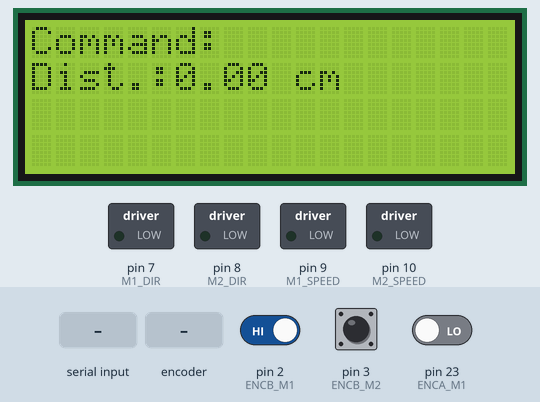
The sketch below on a simulated Arduino Mega 2560, built with avr-gcc and run on an emulated ATmega2560. On the bench: 20×4 character LCD, switched loads named in the sketch (green lamp = pin HIGH). Inputs (shaded band) come from the test bench; at power-on: pin 2 (ENCB_M1) HIGH, pin 3 (ENCB_M2) HIGH, pin 23 (ENCA_M1) LOW. What the sketch prints to the serial monitor is not drawn.

Above: at 1.2 s.
1.3 s: "200\n" received over Serial
4.3 s: pin 2 (ENCB_M1) driven LOW
At 5.2 s:
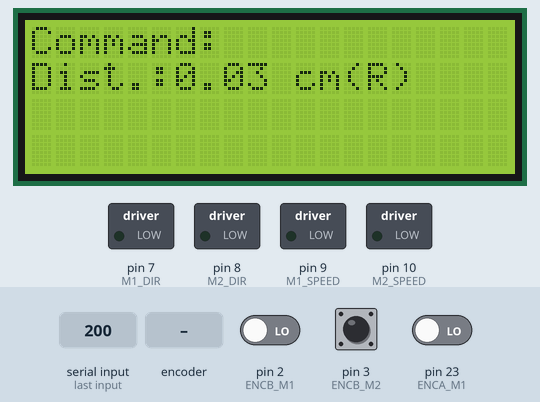
5.8 s: "90:45\n" received over Serial
At 6.6 s:
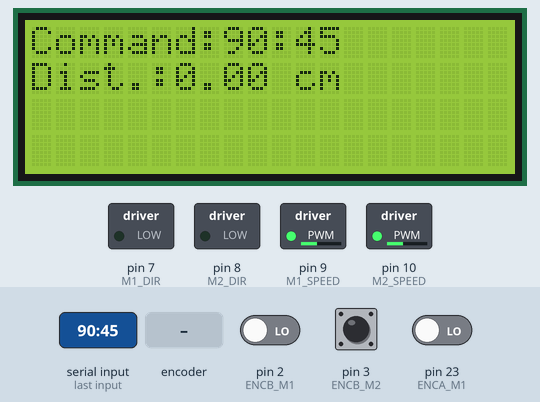
8.8 s: rotary encoder on pin 23 (ENCA_M1) / pin 2 (ENCB_M1) turned 3 steps (first pin leading)
At 9.8 s:
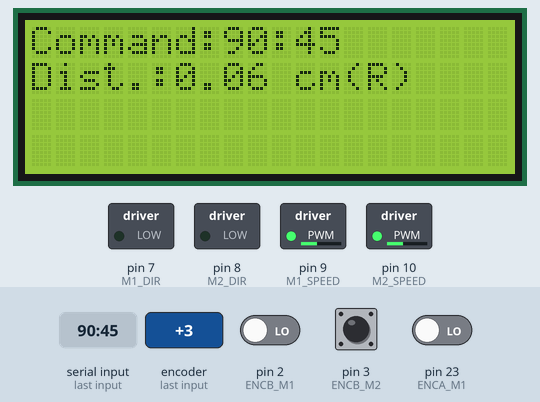
12.4 s: rotary encoder on pin 23 (ENCA_M1) / pin 2 (ENCB_M1) turned 2 steps (second pin leading)
At 13.4 s:
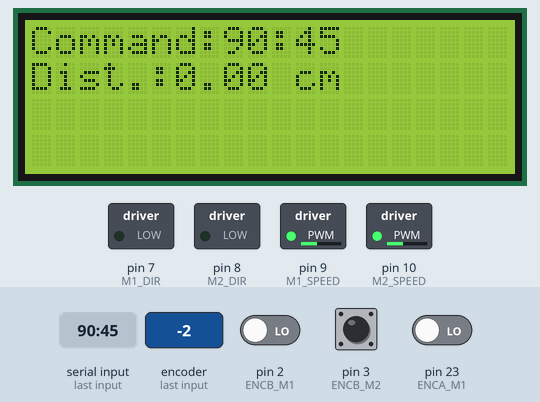
15.8 s: "5\n" received over Serial
Timing chart, 0 to 18.8 s (numbered marks = the images above; inputs shaded):
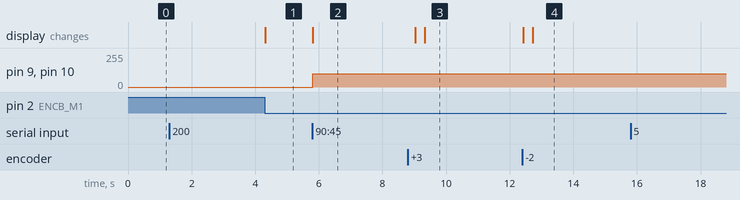

The sketch:

motor_control_encoder_distance_command.ino
```cpp
#include <LiquidCrystal.h>

#define M1_DIR 7          // pin for the direction of motor 1
#define M2_DIR 8          // pin for the direction of motor 2
#define M1_SPEED 9        // pin for the speed of motor 1
#define M2_SPEED 10       // pin for the speed of motor 2
#define JOYSTICK_X A9     // pin for the horizontal position of the joystick
#define JOYSTICK_Y A10    // pin for the vertical position of the joystick
#define ENCA_M1 23        // pin for sensing direction of motor 1
#define ENCB_M1 2         // pin for sensing pulse of motor 1
#define ENCA_M2 24        // pin for sensing direction of motor 2
#define ENCB_M2 3         // pin for sensing pulse of motor 2

int motor_speed = 0;
volatile int pulse = 0;
volatile float distance_cm = 0;

LiquidCrystal lcd (37,36,35,34,33,32);

void setup() {
  pinMode(JOYSTICK_X, INPUT);
  pinMode(JOYSTICK_Y, INPUT);
  pinMode(M1_DIR, OUTPUT);
  pinMode(M2_DIR, OUTPUT);
  pinMode(M1_SPEED, OUTPUT);
  pinMode(M2_SPEED, OUTPUT);
  pinMode(ENCA_M1, INPUT);
  pinMode(ENCA_M2, INPUT);
  pinMode(ENCB_M1, INPUT);
  pinMode(ENCB_M2, INPUT);
  attachInterrupt(digitalPinToInterrupt(ENCB_M1), ISR_ENCB_M1, FALLING);
  attachInterrupt(digitalPinToInterrupt(ENCB_M2), ISR_ENCB_M2, FALLING);
  Serial.begin(9600);
  lcd.begin(20, 4);
  lcd.setCursor(0, 0);
  lcd.print("Command:");
  lcd.setCursor(0, 1);
  lcd.print("Dist.:");
}
String command ="";
String value="";
void loop() {
  lcd.setCursor(8, 0);
  lcd.print("             ");
  lcd.setCursor(8, 0);
  if(command != "" && value!="") {
    lcd.print(command);
    lcd.print(":");
    lcd.print(value);
  }

  lcd.setCursor(6, 1);
  lcd.print("                ");
  lcd.setCursor(6, 1);
  lcd.print(abs(distance_cm));
  lcd.print(" cm");
  if(distance_cm > 0.)
    lcd.print("(F)");
  if(distance_cm < 0.0)
    lcd.print("(R)");
  if(Serial.available() > 0) {
    String text = Serial.readStringUntil('\n');
    int sep_index = text.indexOf(':');
    pulse = 0;
    distance_cm = 0.0;
    if (sep_index != -1) {
      command = text.substring(0, sep_index);
      value = text.substring(sep_index + 1, text.length());
      Serial.print("COMMAND: ");
      Serial.print(command);
      Serial.print("  VALUE: ");
      Serial.println(value);
    } else {
      Serial.println("Invalid coammand:value pair");
    }
  }
  int d = value.toInt();
  if(d > 0) {
    motor_speed = 100;
    digitalWrite(M1_DIR, LOW);
    digitalWrite(M2_DIR, LOW);
    analogWrite(M1_SPEED, motor_speed);
    analogWrite(M2_SPEED, motor_speed);
    if(distance_cm >= float(d)) {
      motor_speed = 0;
      digitalWrite(M1_DIR, HIGH);
      digitalWrite(M2_DIR, HIGH);
      analogWrite(M1_SPEED, motor_speed);
      analogWrite(M2_SPEED, motor_speed);

    }
  } else if(d < 0) {
    motor_speed = 100;
    digitalWrite(M1_DIR, HIGH);
    digitalWrite(M2_DIR, HIGH);
    analogWrite(M1_SPEED, motor_speed);
    analogWrite(M2_SPEED, motor_speed);

    if(distance_cm <= float(d)) {
      motor_speed = 0;
      digitalWrite(M1_DIR, LOW);
      digitalWrite(M2_DIR, LOW);
      analogWrite(M1_SPEED, motor_speed);
      analogWrite(M2_SPEED, motor_speed);
    }
  }


}

// -- End of loop --

// Interrupt-Service Routines (ISRs)
void ISR_ENCB_M1() {
  int dir = digitalRead(ENCA_M1);
  if(dir == HIGH)
    pulse++;
  else
    pulse--;

  distance_cm = (30./1000.) * pulse;
}

void ISR_ENCB_M2() {
  int dir = digitalRead(ENCA_M2);
  if(dir == HIGH)
    pulse++;
  else
    pulse--;
}

// -- End of ISRs --
```

Measured:
- after the input at 1.3 s, every drawn part: stays the same
- after the input at 4.3 s, the display: changes at once (image 1)
- after the input at 5.8 s, pin 9 (M1_SPEED), pin 10 (M2_SPEED): 0/255 → 100/255 at once; the display: changes at once (image 2)
- after the input at 8.8 s, the display: first changes after 0.23 s (image 3 shows a later state)
- after the input at 12.4 s, the display: first changes at once (image 4 shows a later state)
- after the input at 15.8 s, every drawn part: stays the same
